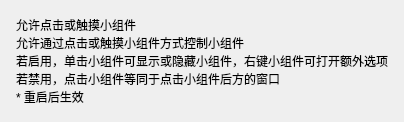
          <widget class="CardWidget" name="CardWidget_13">
           <property name="minimumSize">
            <size>
             <width>0</width>
             <height>70</height>
            </size>
           </property>
           <layout class="QVBoxLayout" name="verticalLayout_23">
            <property name="spacing">
             <number>16</number>
            </property>
            <property name="leftMargin">
             <number>16</number>
            </property>
            <property name="topMargin">
             <number>16</number>
            </property>
            <property name="rightMargin">
             <number>16</number>
            </property>
            <property name="bottomMargin">
             <number>16</number>
            </property>
            <item>
             <layout class="QHBoxLayout" name="horizontalLayout_18">
              <property name="spacing">
               <number>0</number>
              </property>
              <item>
               <layout class="QVBoxLayout" name="verticalLayout_22">
                <property name="spacing">
                 <number>0</number>
                </property>
                <item>
                 <widget class="StrongBodyLabel" name="StrongBodyLabel_18">
                  <property name="sizePolicy">
                   <sizepolicy hsizetype="Expanding" vsizetype="Preferred">
                    <horstretch>0</horstretch>
                    <verstretch>0</verstretch>
                   </sizepolicy>
                  </property>
                  <property name="text">
                   <string>允许点击或触摸小组件</string>
                  </property>
                 </widget>
                </item>
                <item>
                 <widget class="CaptionLabel" name="CaptionLabel_15">
                  <property name="text">
                   <string>允许通过点击或触摸小组件方式控制小组件
若启用，单击小组件可显示或隐藏小组件，右键小组件可打开额外选项
若禁用，点击小组件等同于点击小组件后方的窗口
* 重启后生效</string>
                  </property>
                  <property name="wordWrap">
                   <bool>false</bool>
                  </property>
                  <property name="lightColor" stdset="0">
                   <color alpha="150">
                    <red>0</red>
                    <green>0</green>
                    <blue>0</blue>
                   </color>
                  </property>
                  <property name="darkColor" stdset="0">
                   <color alpha="200">
                    <red>255</red>
                    <green>255</green>
                    <blue>255</blue>
                   </color>
                  </property>
                 </widget>
                </item>
               </layout>
              </item>
              <item>
               <widget class="SwitchButton" name="switch_enable_click">
                <property name="onText">
                 <string>启用</string>
                </property>
                <property name="offText">
                 <string>禁用</string>
                </property>
               </widget>
              </item>
             </layout>
            </item>
           </layout>
          </widget>
